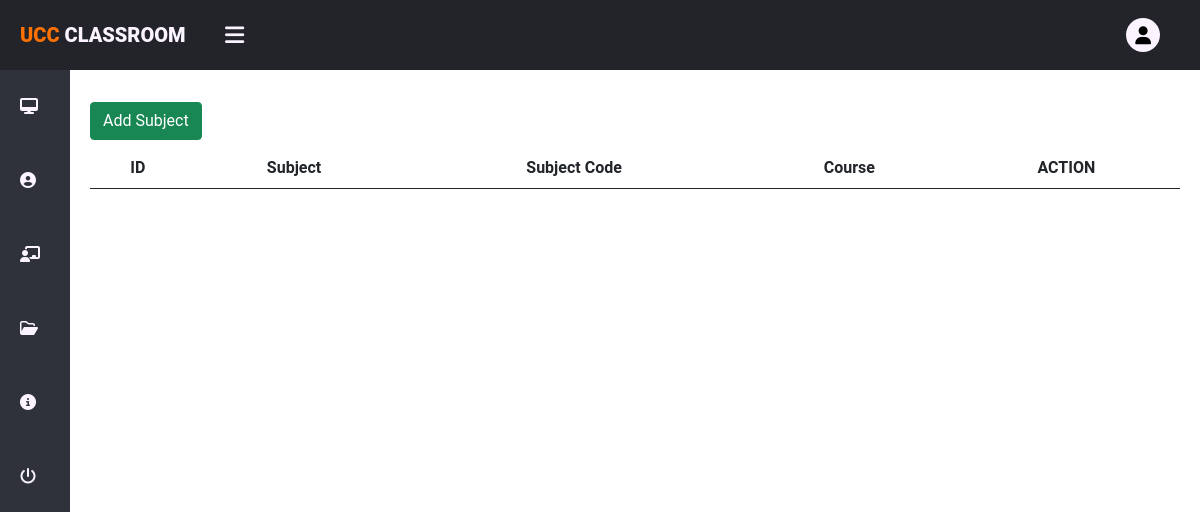
The app's page /admin/subjectManage.php (signed in), older data.
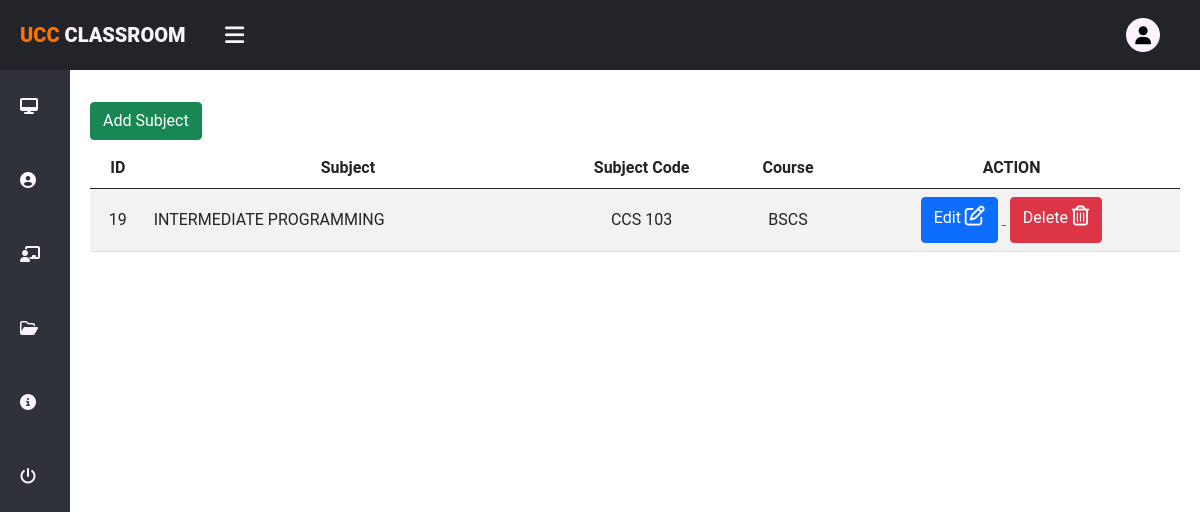
The same page, newer data.
### tables this page shows
CREATE TABLE `subjects` (
  `id` int(11) NOT NULL,
  `subject` varchar(155) NOT NULL,
  `subject_code` varchar(11) NOT NULL,
  `course` varchar(155) NOT NULL
);

### admin/subjectManage.php (the view, shortened to what this page needs)
<?php
  require('includes/Header.php');
?>
  <div class="x--main-container">
    <?php
      require './Modals/Add/AddSubjectModal.php';
    ?>
  <div class="container pt-4 ">
    <div class="container-lg p-2 bg-white rounded">
    <button type="button" class="btn btn-success mb-2" data-toggle="modal" data-target="#subjectModal">
      Add Subject
    </button>
    <table id="tableView" class="display responsive  compact table table-striped" width="100%">
        <thead>
          <tr>
            <th class="text-center">ID</th>
            <th class="text-center">Subject</th>
            <th class="text-center">Subject Code</th>
            <th class="text-center">Course</th>
            <th class="text-center">ACTION</th>
          </tr>
        </thead>
        <tbody>
          <?php
            $subject = $con->query("SELECT * FROM subjects");
            if($subject->num_rows > 0) {
              while($row = $subject->fetch_assoc()){?>
                <tr>
                <td class="text-center  align-middle"><?php echo $row['id'] ?></td>
                  <td class="text-start  align-middle"><?php echo $row['subject'] ?></td>
                  <td class="text-center  align-middle"><?php echo $row['subject_code'] ?></td>
                  <td class="text-center  align-middle"><?php echo $row['course'] ?></td>
                  <td class="text-center  align-middle">
                    <a href="admin_components/action.php?role=subject&action=edit&id=<?php echo $row['id'] ?>">
                    <button type="submit" class="btn btn-primary mx-1">
                        Edit
                        <i class="fa-solid fa-pen-to-square h5"></i>
                    </button>
                    </a>
                    <a href="admin_components/action.php?role=subject&action=delete&id=<?php echo $row['id'] ?>" class="text-white text-decoration-none">
                      <button type="submit" class="btn btn-danger mx-1">Delete
                        <i class="fa fa-trash h5" aria-hidden="true"></i>
                      </button>
                    </a>
                  </td>
                </tr>
              <?php
              }
            }
          ?>
        </tbody>
      </table>
    </div>
    </div>
  </div>
<?php
require('includes/Footer.php');
?>

Row changes from the older to the newer data that the page shows:
added subjects: id "19", subject "INTERMEDIATE PROGRAMMING", subject_code "CCS 103", course "BSCS"
